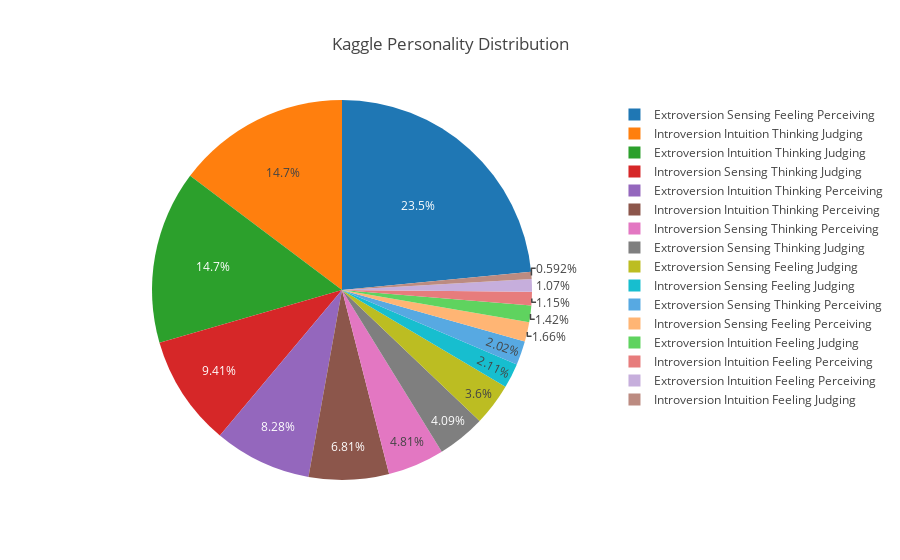

The notebook cell this image was saved under:
### Code cell
labels = pred_df['description']
sizes = pred_df['percent']*100

trace = go.Pie(labels=labels, values=sizes)
layout = go.Layout(
    title='Kaggle Personality Distribution')
data = [trace]
fig = go.Figure(data=data, layout=layout)
py.iplot(fig)

### Figure 1 — Plotly figure (JSON) as saved in the notebook; plotly's stock layout.template omitted (floating-point values rounded to 4 significant figures)
{"data": [{"labels": ["Extroversion Sensing Feeling Perceiving", "Introversion Intuition Thinking Judging", "Extroversion Intuition Thinking Judging", "Introversion Sensing Thinking Judging", "Extroversion Intuition Thinking Perceiving", "Introversion Intuition Thinking Perceiving", "Introversion Sensing Thinking Perceiving", "Extroversion Sensing Thinking Judging", "Extroversion Sensing Feeling Judging", "Introversion Sensing Feeling Judging", "Extroversion Sensing Thinking Perceiving", "Introversion Sensing Feeling Perceiving", "Extroversion Intuition Feeling Judging", "Introversion Intuition Feeling Perceiving", "Extroversion Intuition Feeling Perceiving", "Introversion Intuition Feeling Judging"], "type": "pie", "values": [23.48, 14.75, 14.74, 9.408, 8.283, 6.814, 4.813, 4.093, 3.598, 2.106, 2.024, 1.664, 1.417, 1.154, 1.072, 0.5922]}], "layout": {"title": "Kaggle Personality Distribution"}}
